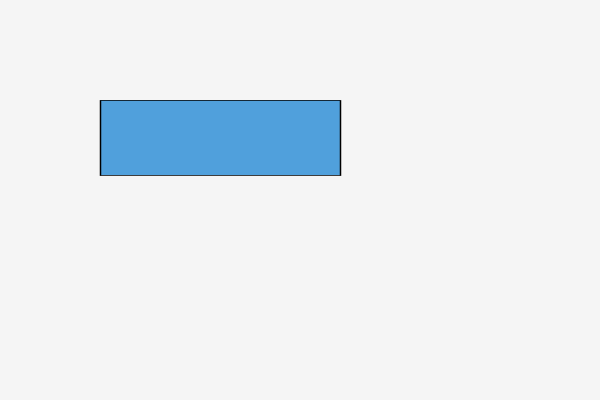
Frame 1 (no input)
Frame 60 (the mouse pressed at the canvas centre just before this capture): identical to frame 1, image omitted
Frame 120 (the mouse held since frame 60 and released just before this capture): identical to frame 1, image omitted

The Processing sketch that drew this single still picture (run headless with seeded random() and noise(); from frame 60 on, the mouse is pressed at the canvas centre):

// Processing sketch: sample_05_03_scale
// ── sample_05_03_scale.pde
void setup() {
  size(600, 400);
}

void draw() {
  background(245);

  translate(100, 100);
  scale(1.5, 0.75);

  fill(80, 160, 220);
  rect(0, 0, 160, 100);
}
